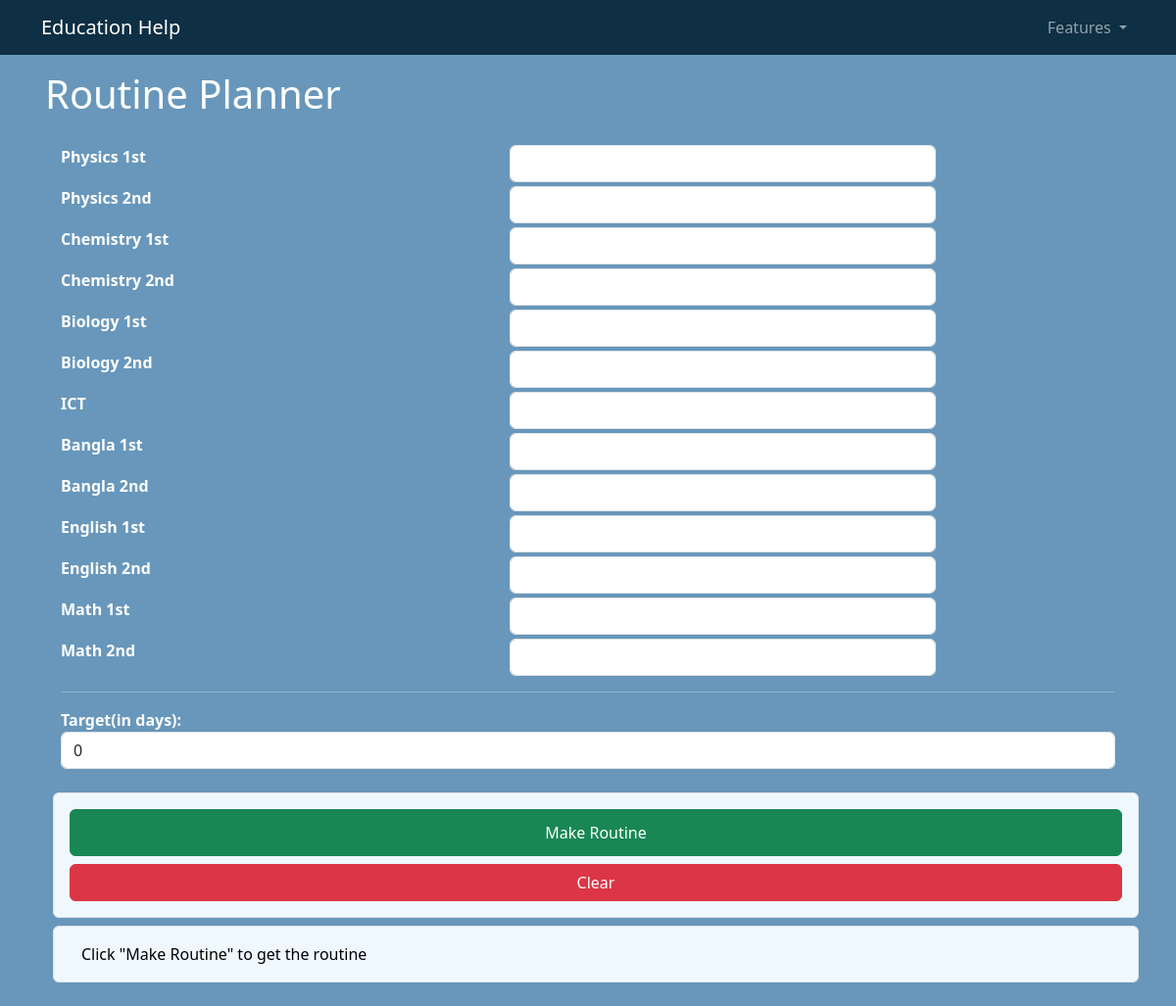
/planner/, run on the app's committed database.
### planner/models.py (models this page shows, shortened)
class Subject(models.Model):
    name = models.CharField(max_length=50)
    code = models.CharField(max_length=10)

### planner/views.py (the view)
# urls.py: 2. Add a URL to urlpatterns:  path('', views.home, name='home')
def home(request):
    subjects = models.Subject.objects.all()
    serializer = serializers.SubjectSerializer(subjects, many=True)
    cont = {'subjects':serializer.data,'json':json.dumps(serializer.data)}
    return render(request, "./planner/home.html",cont)

### templates/planner/home.html (shortened to what this page needs)
{% extends "../base.html" %}
{% load static %}
{% block body %}
<div style="background-color: #6897BB;color: white;">
  <div class="container p-3">
    <h1>Routine Planner</h1>
    <form class="p-3  rounded">
      {% for sub in subjects %}
      <div class="row my-1">
        <div class="col-5">
          <b>{{sub.name}}</b>
        </div>
        <div class="col-5"><input class="form-control lectureNum" type="number" name="{{sub.code}}"
            subject-name="{{sub.name}}" id=""></div>
      </div>
      {% endfor %}
      <hr>
      <b>Target(in days):</b><input type="number" name="target" class="form-control" id="target" value="0">
    </form>
    <div class="row p-3 m-2 border rounded"
      style="background-color: #f0f8ff;border-color:#c6e2ff;display: flex;width: 100%;">
      <button class="btn btn-success" id="makeRoutineBtn">Make Routine</button> <br> <br>
      <button class="btn btn-danger" id="clearBtn">Clear</button>
    </div>
    <div class="row p-3 m-2 border rounded" id="madeRoutine"
      style="background-color: #f0f8ff;border-color:#c6e2ff;display: flex;width: 100%; color:black;overflow-x: scroll;">
      <div class="forTable">
        Click "Make Routine" to get the routine
      </div>
    </div>
  </div>
</div>
{%endblock %}

### templates/base.html (shortened to what this page needs)
<!doctype html>
{% load static %}
<html lang="en">
  <head>
    <link href="https://cdn.jsdelivr.net/npm/bootstrap@5.3.2/dist/css/bootstrap.min.css" rel="stylesheet">
  </head>
  <body id="body">
    <nav class="navbar navbar-dark navbar-bg navbar-expand-lg p-2">
        <div class="container">
          <a class="navbar-brand" href="/">Education Help</a>
          <div class="collapse navbar-collapse" id="navbarSupportedContent">
            <ul class="navbar-nav ms-auto mb-2 mb-lg-0">
              <li class="nav-item dropdown">
                <a class="nav-link dropdown-toggle" href="#" role="button" data-bs-toggle="dropdown" aria-expanded="false">
                  Features
                </a>
              </li>
            </ul>
          </div>
        </div>
      </nav>{% block body %}{%endblock%}
  </body>
</html>

### templates/base.html (style rules this page uses)
* { margin:0;padding:0;box-sizing: border-box; }
html { background-color: #6897BB; scroll-behavior: smooth; }
.navbar-bg { background-color: #0E2F44; }

### data on the page
Subject: name "Physics 1st"
Subject: name "Physics 2nd"
Subject: name "Chemistry 1st"
Subject: name "Chemistry 2nd"
Subject: name "Biology 1st"
Subject: name "Biology 2nd"
Subject: name "ICT"
Subject: name "Bangla 1st"
Subject: name "Bangla 2nd"
Subject: name "English 1st"
Subject: name "English 2nd"
Subject: name "Math 1st"
Subject: name "Math 2nd"
